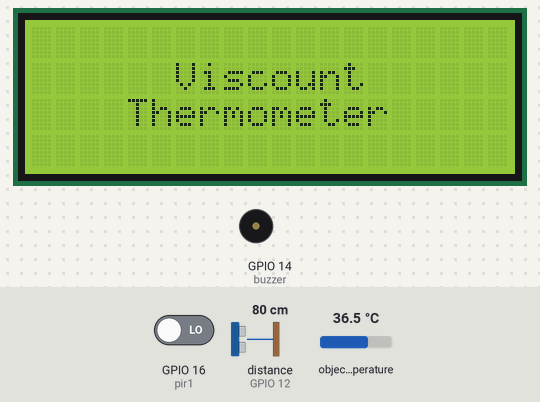
Simulated run of this sketch. Board: ESP8266 (NodeMCU). On the bench: 20×4 character LCD, buzzer (waves = sounding, pin HIGH). Wiring (inferred from the names in the program): ultrasonic range finder: trigger GPIO 13; echo GPIO 12. The test bench sets the inputs (shaded band); at power-on: distance to the obstacle (sensor on GPIO 12) 80 cm, object temperature 36.5 °C, GPIO 16 (pir1) LOW. The echo pulse lasts 58.3 µs per cm; WiFi joins after 1.5 s; servers stay silent unless stated; pins used as bus, display or sensor lines are not drawn; what the sketch prints to the serial monitor is not drawn.

Above: at 1.6 s.
At 6.7 s:
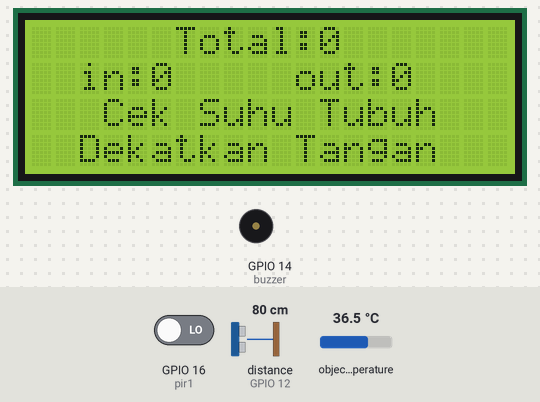
6.8 s: distance to the obstacle (sensor on GPIO 12) set to 2 cm
At 13.4 s:
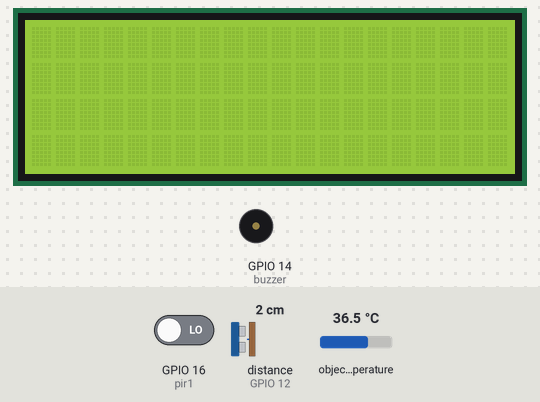
14.2 s: object temperature set to 37.3 °C
At 21.3 s:
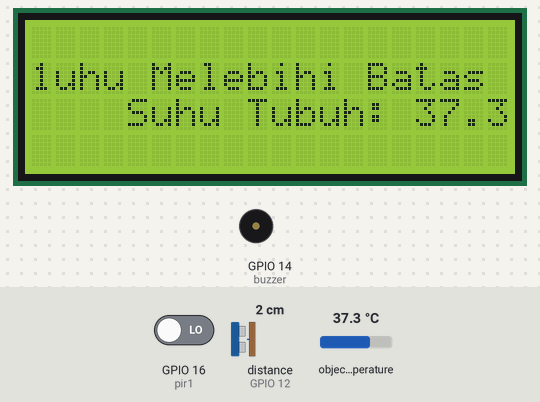
Timing chart, 0 to 22.8 s (numbered marks = the images above; inputs shaded):
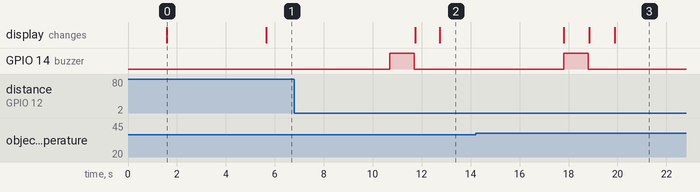

Measured:
- the behaviour switches between 37 and 37.1 °C on object temperature (found by bisection; images 2 and 3)
- after the input at 6.8 s, GPIO 14 (buzzer): LOW → HIGH after 3.9 s, → LOW 1.0 s later; the display: first changes after 4.9 s (image 2 shows a later state)
- after the input at 14.2 s, GPIO 14 (buzzer): goes on until 18.8 s, then stays LOW
- what the display in image 0 shows lasts 4.0 s, from 1.6 s to 5.6 s

The sketch:

iot.ino
```cpp
#include <LiquidCrystal_I2C.h>
#include <Adafruit_MLX90614.h>
#include <Wire.h>
#include <ESP8266WiFi.h>
#include <ArduinoJson.h>
#include <FirebaseArduino.h>

LiquidCrystal_I2C lcd (0x27, 20,4);
Adafruit_MLX90614 mlx = Adafruit_MLX90614();

//Sensor Suhu dan Jarak
int jarak = 0;
float data = 0;
float rata = 0;
const int trigPin = 13; //D7
const int echoPin = 12; //D6
long duration;
int distance;

//Buzzer
int buzzer = 14;

//PIR Sensor
int pir1 = 16; // D0
int pir2 = 0; //D3

int in = 0, out = 0, count =0;

//Firebase
#define FIREBASE_HOST "your host"
#define FIREBASE_AUTH "yout key"

//Wifi Setting
#define WIFI_SSID "Apaja"
#define WIFI_PASSWORD "qwerty1234560"

void connect_wifi();

void setup() {
  Serial.begin(9600);

  pinMode(trigPin, OUTPUT);
  pinMode(echoPin, INPUT);
  pinMode(pir1, INPUT);
  pinMode(pir2, INPUT);
  pinMode(buzzer, OUTPUT);
  digitalWrite(pir1, LOW);
  digitalWrite(pir2, LOW);

  connect_wifi();
  mlx.begin();

  lcd.begin();
  lcd.setCursor(6,1);
  lcd.print("Viscount");
  lcd.setCursor(4,2);
  lcd.print("Thermometer");
  delay(4000);
  lcd.clear();

}


void loop() {

      lcd.clear();
      lcd.setCursor(6,0);
      lcd.print("Total: ");
      lcd.setCursor(12,0);
      lcd.print(count);
      lcd.setCursor(2,1);
      lcd.print("in: ");
      lcd.setCursor(5,1);
      lcd.print(in);
      lcd.setCursor(11,1);
      lcd.print("out: ");
      lcd.setCursor(15,1);
      lcd.print(out);
      lcd.setCursor(3, 2);
      lcd.print("Cek Suhu Tubuh");
      lcd.setCursor(2, 3);
      lcd.print("Dekatkan Tangan");

      hitung_suhu();
      kirim_data();


      delay(4000);


}

  void connect_wifi(){

  WiFi.begin(WIFI_SSID, WIFI_PASSWORD);
  Serial.print("connecting");
  while (WiFi.status() != WL_CONNECTED) {
    Serial.print(".");
    delay(500);
  }
  Serial.println();
  Serial.print("connected: ");
  Serial.println("Ip Address: ");
  Serial.print(WiFi.localIP());

  Firebase.begin(FIREBASE_HOST, FIREBASE_AUTH);
}


  void kirim_data(){

    long visin = digitalRead(pir1);
    long visout = digitalRead(pir2);

    if (visin == HIGH){
      digitalWrite(pir2, LOW);
      count++;
      in = in+1;

      Firebase.setInt("Data/masuk", in);
      if (Firebase.failed()) {
      Serial.print("Gagal memasukan data 'masuk' ke firebase");
      Serial.println(Firebase.error());
      return;
      }
      Firebase.setInt("Data/total", count);
      if (Firebase.failed()) {
        Serial.print("Gagal memasukan data 'total' ke firebase");
        Serial.println(Firebase.error());
        return;
        }
        delay(2500);
     }
     else if (visout == HIGH){
      digitalWrite(pir1, LOW);
      count--;
      out = out+1;
      Firebase.setInt("Data/keluar", out);
      if (Firebase.failed()) {
        Serial.print("Gagal memasukan data 'keluar' ke firebase");
        Serial.println(Firebase.error());
        return;
        }
        Firebase.setInt("Data/total", count);
        if (Firebase.failed()) {
          Serial.print("Gagal memasukan data 'total' ke firebase");
          Serial.println(Firebase.error());
          return;
          }
          delay(2500);
     }
     else if (visin == HIGH && visout == HIGH){
      digitalWrite(pir1, LOW);
      digitalWrite(pir2, LOW);
      delay(2000);
     }
     else {
      delay(1000);
     }
  }


  void hitung_suhu(){

    digitalWrite(trigPin, LOW);
    delayMicroseconds(2);
    digitalWrite(trigPin, HIGH);
    delayMicroseconds(10);
    digitalWrite(trigPin, LOW);

    duration = pulseIn(echoPin, HIGH);
    distance = duration * 0.034 / 2;


    if (distance <= 4){
      digitalWrite(buzzer, HIGH);
      delay(1000);
      digitalWrite(buzzer, LOW);
      data = mlx.readObjectTempC();
      delay(10);
      lcd.clear();
      lcd.setCursor(3, 1);
      lcd.print("Cek Suhu Tubuh");
      lcd.setCursor(2, 2);
      lcd.print("Suhu Tubuh: ");
      lcd.setCursor(13, 2);
      lcd.print(data);

      delay(1000);
      if (data >= 37){
        lcd.clear();
        for (int c = 0; c <=  10; c++){
          lcd.setCursor(0, 1);
          lcd.print("Suhu Melebihi Batas");
          lcd.setCursor(4,2);
          lcd.print("Suhu Tubuh: ");
          lcd.setCursor(16, 2);
          lcd.print(data);
//          Firebase.setFloat("Data/suhu", data);
//              if (Firebase.failed()) {
//        Serial.print("Gagal memasukan data 'suhu' ke firebase");
//        Serial.println(Firebase.error());
//        return;
//        }
          delay(1000);
          }
      }
//            Firebase.setFloat("Data/suhu", data);
//          if (Firebase.failed()) {
//        Serial.print("Gagal memasukan data 'suhu' ke firebase");
//        Serial.println(Firebase.error());
//        return;
//        }
      lcd.clear();
   }
  }
```
